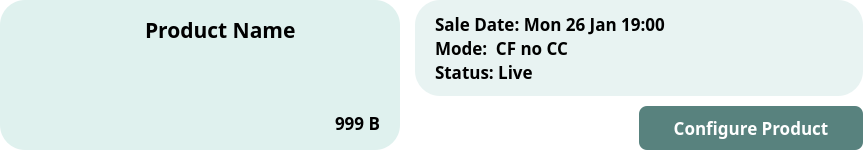
<?xml version="1.0" encoding="UTF-8"?>
<ui version="4.0">
 <class>Form</class>
 <widget class="QWidget" name="Form">
  <property name="geometry">
   <rect>
    <x>0</x>
    <y>0</y>
    <width>863</width>
    <height>150</height>
   </rect>
  </property>
  <property name="minimumSize">
   <size>
    <width>0</width>
    <height>150</height>
   </size>
  </property>
  <property name="maximumSize">
   <size>
    <width>16777215</width>
    <height>150</height>
   </size>
  </property>
  <property name="windowTitle">
   <string>Form</string>
  </property>
  <property name="styleSheet">
   <string notr="true">QWidget {
	background-color: white;
}

QFrame {
	border-radius: 25px;
}

QPushButton {
    background-color:#58827E;
	color: white;
	border-radius: 8px;
	border: none;
}

QPushButton::hover {
	background-color: #4D7672;
}</string>
  </property>
  <layout class="QHBoxLayout" name="horizontalLayout">
   <property name="spacing">
    <number>15</number>
   </property>
   <property name="leftMargin">
    <number>0</number>
   </property>
   <property name="topMargin">
    <number>0</number>
   </property>
   <property name="rightMargin">
    <number>0</number>
   </property>
   <property name="bottomMargin">
    <number>0</number>
   </property>
   <item>
    <widget class="QFrame" name="product_frame">
     <property name="minimumSize">
      <size>
       <width>400</width>
       <height>0</height>
      </size>
     </property>
     <property name="maximumSize">
      <size>
       <width>500</width>
       <height>16777215</height>
      </size>
     </property>
     <property name="styleSheet">
      <string notr="true">QFrame {
    background-color:#DFF1EE;
	border: none;
}</string>
     </property>
     <property name="frameShape">
      <enum>QFrame::StyledPanel</enum>
     </property>
     <property name="frameShadow">
      <enum>QFrame::Raised</enum>
     </property>
     <layout class="QHBoxLayout" name="horizontalLayout_18">
      <property name="spacing">
       <number>15</number>
      </property>
      <property name="leftMargin">
       <number>20</number>
      </property>
      <property name="topMargin">
       <number>15</number>
      </property>
      <property name="rightMargin">
       <number>20</number>
      </property>
      <property name="bottomMargin">
       <number>15</number>
      </property>
      <item>
       <widget class="QLabel" name="product_image_label">
        <property name="maximumSize">
         <size>
          <width>110</width>
          <height>110</height>
         </size>
        </property>
        <property name="styleSheet">
         <string notr="true"/>
        </property>
        <property name="text">
         <string/>
        </property>
        <property name="pixmap">
         <pixmap resource="../../../public/images/post_images/post_images.qrc">:/post_images/IMG_7102.jpg</pixmap>
        </property>
        <property name="scaledContents">
         <bool>true</bool>
        </property>
       </widget>
      </item>
      <item>
       <widget class="QFrame" name="frame_6">
        <property name="frameShape">
         <enum>QFrame::StyledPanel</enum>
        </property>
        <property name="frameShadow">
         <enum>QFrame::Raised</enum>
        </property>
        <layout class="QVBoxLayout" name="verticalLayout_14">
         <property name="leftMargin">
          <number>0</number>
         </property>
         <property name="topMargin">
          <number>0</number>
         </property>
         <property name="rightMargin">
          <number>0</number>
         </property>
         <property name="bottomMargin">
          <number>0</number>
         </property>
         <item>
          <widget class="QLabel" name="product_name_label">
           <property name="sizePolicy">
            <sizepolicy hsizetype="Preferred" vsizetype="Maximum">
             <horstretch>0</horstretch>
             <verstretch>0</verstretch>
            </sizepolicy>
           </property>
           <property name="font">
            <font>
             <family>Manrope</family>
             <pointsize>16</pointsize>
             <bold>true</bold>
            </font>
           </property>
           <property name="text">
            <string>Product Name</string>
           </property>
          </widget>
         </item>
         <item>
          <spacer name="verticalSpacer_9">
           <property name="orientation">
            <enum>Qt::Vertical</enum>
           </property>
           <property name="sizeHint" stdset="0">
            <size>
             <width>20</width>
             <height>40</height>
            </size>
           </property>
          </spacer>
         </item>
         <item>
          <widget class="QLabel" name="price_label">
           <property name="font">
            <font>
             <family>Manrope</family>
             <pointsize>13</pointsize>
             <bold>true</bold>
            </font>
           </property>
           <property name="text">
            <string>999 B</string>
           </property>
           <property name="alignment">
            <set>Qt::AlignRight|Qt::AlignTrailing|Qt::AlignVCenter</set>
           </property>
          </widget>
         </item>
        </layout>
       </widget>
      </item>
     </layout>
    </widget>
   </item>
   <item>
    <layout class="QVBoxLayout" name="verticalLayout_15">
     <property name="spacing">
      <number>10</number>
     </property>
     <item>
      <widget class="QFrame" name="info_frame">
       <property name="minimumSize">
        <size>
         <width>0</width>
         <height>0</height>
        </size>
       </property>
       <property name="maximumSize">
        <size>
         <width>16777215</width>
         <height>120</height>
        </size>
       </property>
       <property name="styleSheet">
        <string notr="true">QFrame {
    background-color:#E8F3F2;
	border: none;
}</string>
       </property>
       <property name="frameShape">
        <enum>QFrame::StyledPanel</enum>
       </property>
       <property name="frameShadow">
        <enum>QFrame::Raised</enum>
       </property>
       <layout class="QVBoxLayout" name="verticalLayout_16">
        <property name="spacing">
         <number>0</number>
        </property>
        <property name="leftMargin">
         <number>20</number>
        </property>
        <property name="topMargin">
         <number>12</number>
        </property>
        <property name="rightMargin">
         <number>20</number>
        </property>
        <property name="bottomMargin">
         <number>12</number>
        </property>
        <item>
         <widget class="QLabel" name="sale_date_label">
          <property name="font">
           <font>
            <family>Manrope</family>
            <pointsize>13</pointsize>
            <bold>true</bold>
           </font>
          </property>
          <property name="text">
           <string>Sale Date: Mon 26 Jan 19:00</string>
          </property>
         </widget>
        </item>
        <item>
         <widget class="QLabel" name="mode_label">
          <property name="font">
           <font>
            <family>Manrope</family>
            <pointsize>13</pointsize>
            <bold>true</bold>
           </font>
          </property>
          <property name="text">
           <string>Mode:  CF no CC</string>
          </property>
         </widget>
        </item>
        <item>
         <widget class="QLabel" name="status_label">
          <property name="font">
           <font>
            <family>Manrope</family>
            <pointsize>13</pointsize>
            <bold>true</bold>
           </font>
          </property>
          <property name="text">
           <string>Status: Live</string>
          </property>
         </widget>
        </item>
       </layout>
      </widget>
     </item>
     <item>
      <layout class="QHBoxLayout" name="horizontalLayout_19">
       <property name="spacing">
        <number>14</number>
       </property>
       <item>
        <spacer name="horizontalSpacer">
         <property name="orientation">
          <enum>Qt::Horizontal</enum>
         </property>
         <property name="sizeHint" stdset="0">
          <size>
           <width>40</width>
           <height>20</height>
          </size>
         </property>
        </spacer>
       </item>
       <item>
        <widget class="QPushButton" name="view_product_button">
         <property name="sizePolicy">
          <sizepolicy hsizetype="MinimumExpanding" vsizetype="Minimum">
           <horstretch>0</horstretch>
           <verstretch>0</verstretch>
          </sizepolicy>
         </property>
         <property name="minimumSize">
          <size>
           <width>0</width>
           <height>30</height>
          </size>
         </property>
         <property name="font">
          <font>
           <family>Manrope</family>
           <pointsize>13</pointsize>
           <bold>true</bold>
          </font>
         </property>
         <property name="text">
          <string>Configure Product</string>
         </property>
        </widget>
       </item>
      </layout>
     </item>
    </layout>
   </item>
  </layout>
 </widget>
 <resources>
  <include location="../../../public/images/post_images/post_images.qrc"/>
  <include location="../../../../../../Python312/public/images/post_images/post_images.qrc"/>
 </resources>
 <connections/>
</ui>
